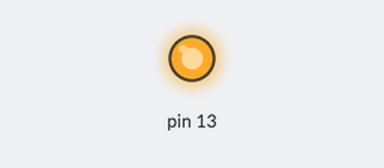
A sketch run on a simulated Arduino Uno, built with avr-gcc and run on an emulated ATmega328P. Shown: output pins drawn as LEDs (lit = HIGH).

Above: at 11.5 s.
At 52.0 s:
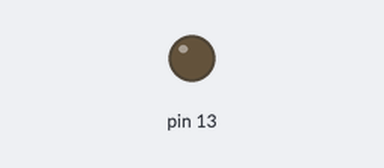
Timing chart, 0 to 74.7 s (numbered marks = the images above):
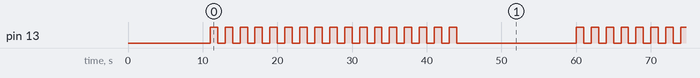

The sketch:

LED01.ino
```cpp
 void setup() {
   // put your setup code here, to run once:

   pinMode(13, OUTPUT);
   delay(11000);
 }


 void loop() {
   // put your main code here, to run repeatedly:
   int var=0;
   while(var<17){
     digitalWrite(13, HIGH);
     delay(1000);
     digitalWrite(13, LOW);
     delay(1000);
     var++;
   }
   delay(15000);
 }
```

Measured:
- by itself, pin 13: moves between LOW and HIGH, repeating every 49.0 s
- by itself, everything shown: repeats every 49.0 s, in 34 steps
